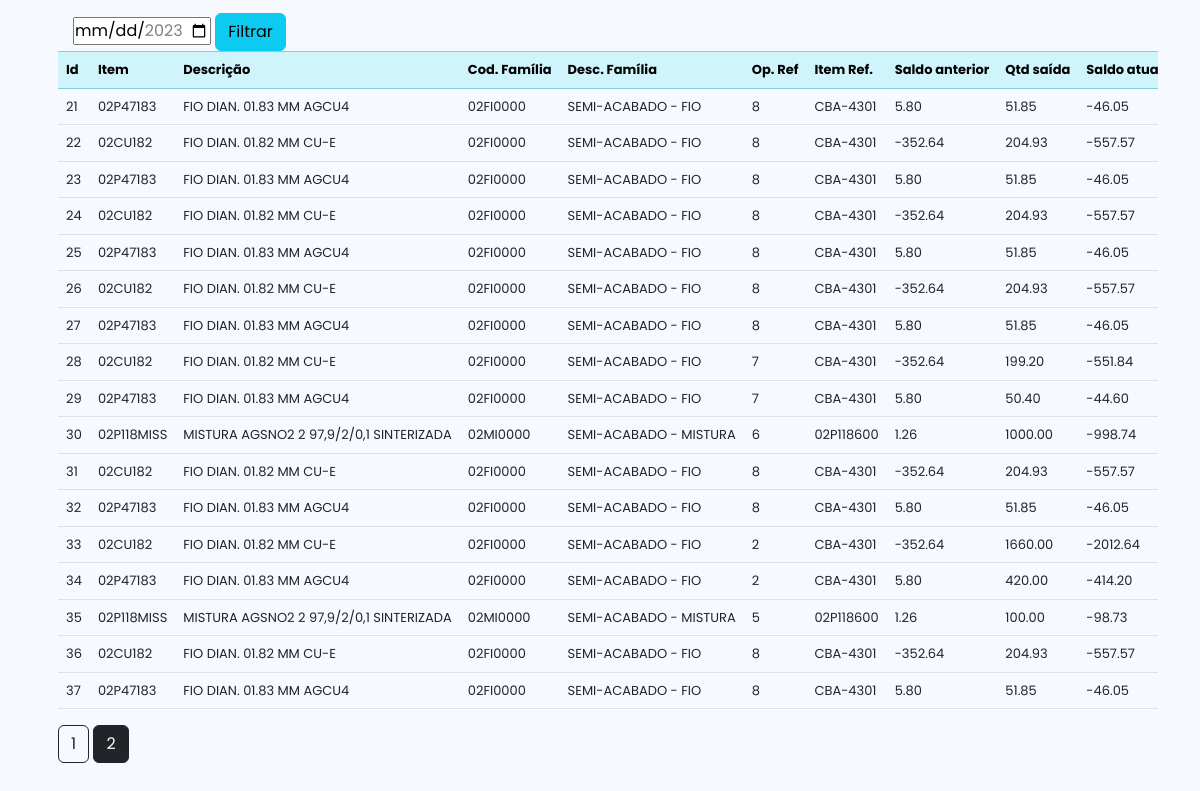
Screenshot of /lista_movimento?page=2 with the database file from the repository.
### models/models.py (models this page shows, shortened)
class Movimentos_estoque(db.Model):
    __tablename__='movimentos_estoque'
    id = db.Column(db.Integer, primary_key=True)
    item_movimento = db.Column(db.String)
    descrProdMalha = db.Column(db.String)
    codFamMalha = db.Column(db.String)
    descrFamMalha = db.Column(db.String)
    op_referencia = db.Column(db.Integer, db.ForeignKey('ops.numero_op'))
    item_referencia = db.Column(db.String)
    saldo_anterior = db.Column(db.Integer)
    quantidade_movimento = db.Column(db.Integer)
    saldo_atual = db.Column(db.Integer)
    quantProdMalha = db.Column(db.Integer)
    idFamMalha = db.Column(db.Integer)
    idMalha = db.Column(db.Integer)
    idProdMalha = db.Column(db.Integer)
    intProdMalha = db.Column(db.String)
    percPerdaProdMalha = db.Column(db.Integer)
    pesoBrutoProdMalha = db.Column(db.Integer)
    pesoLiqProdMalha = db.Column(db.Integer)
    tipoProdMalha = db.Column(db.String)
    uAltProdMalha = db.Column(db.String)
    uIncProdMalha = db.Column(db.String)
    unidProdMalha = db.Column(db.String)
    data_movimento = db.Column(db.String)
    hora_movimento = db.Column(db.String)

### main.py (the view)
@app.route('/lista_movimento', methods = ['GET','POST'])
def lista_movimento():
    page = request.args.get('page', 1, type=int)
    dados = Movimentos_estoque.query.paginate(page=page,per_page=20)
    return  render_template('lista_movimento.html',  movimentos = dados)

### templates/lista_movimento.html (shortened to what this page needs)
{% extends 'base.html' %}
{% block body %}
<div class="container">
    <div class="row">
        <div class="col md-12">
            <div class="p-3 table-responsive">
                <div class="col  md-3">
                    <form action="{{url_for('lista_movimento_filtro')}}" method="get">
                        <input type="date" id="data" name="data_movimento"
                        value="2023/01/01"
                        min="2023-01-01" max="2023-12-31">
                        <button type="submit" class="btn btn-info">Filtrar</button>
                    </form>
                </div>
                <table class="table">
                    <tr class="table-info">
                        <th>Id</th>
                        <th>Item</th>
                        <th>Descrição</th>
                        <th>Cod. Família</th>
                        <th>Desc. Família</th>
                        <th>Op. Ref</th>
                        <th>Item Ref.</th>
                        <th>Saldo anterior</th>
                        <th>Qtd saída</th>
                        <th>Saldo atual</th>
                    </tr>
                    {% for row in movimentos.items %}
                    <tr>
                        <td>{{row.id}}</td>
                        <td>{{row.item_movimento}}</td>
                        <td>{{row.descrProdMalha}}</td>
                        <td>{{row.codFamMalha}}</td>
                        <td>{{row.descrFamMalha}}</td>
                        <td>{{row.op_referencia}}</td>
                        <td>{{row.item_referencia}}</td>
                        <td>{{"%.2f" % row.saldo_anterior}}</td>
                        <td>{{"%.2f" % row.quantidade_movimento}}</td>
                        <td>{{"%.2f" % row.saldo_atual}}</td>
                    </tr>
                    {% endfor %}
                </table>
                {% for page_num in movimentos.iter_pages(left_edge=1, right_edge=1,
                    left_current=1, right_current=2) %} {% if page_num %} {% if movimentos.page ==
                    page_num %}
                    <a
                      class="btn btn-dark mb-4"
                      href="{{ url_for('lista_movimento', page=page_num) }}"
                      >{{ page_num }}</a
                    >
                    {% else %}
                    <a
                      class="btn btn-outline-dark mb-4"
                      href="{{ url_for('lista_movimento', page=page_num) }}"
                      >{{ page_num }}</a
                    >
                    {% endif %} {% else %} ... {% endif %} {% endfor %}
            </div>
        </div>
    </div>
</div>
{% endblock %}

### static/style.css (style rules this page uses)
* { margin: 0; padding: 0; box-sizing: border-box; font-family: "Poppins", sans-serif; }
body { background: #F6F9FF; height: 100vh; width: 100%; display: flex; justify-content: center; align-items: center; color: #434343; font-size: 16px; }
table { white-space: nowrap; font-size: 13px; }

### rows the page displays
Movimentos_estoque: id "21", item_movimento "02P47183", descrProdMalha "FIO DIAN. 01.83 MM AGCU4", codFamMalha "02FI0000", descrFamMalha "SEMI-ACABADO - FIO", op_referencia "8", item_referencia "CBA-4301", saldo_anterior "5.80", quantidade_movimento "51.85", saldo_atual "-46.05"
Movimentos_estoque: id "22", item_movimento "02CU182", descrProdMalha "FIO DIAN. 01.82 MM CU-E", codFamMalha "02FI0000", descrFamMalha "SEMI-ACABADO - FIO", op_referencia "8", item_referencia "CBA-4301", saldo_anterior "-352.64", quantidade_movimento "204.93", saldo_atual "-557.57"
Movimentos_estoque: id "23", item_movimento "02P47183", descrProdMalha "FIO DIAN. 01.83 MM AGCU4", codFamMalha "02FI0000", descrFamMalha "SEMI-ACABADO - FIO", op_referencia "8", item_referencia "CBA-4301", saldo_anterior "5.80", quantidade_movimento "51.85", saldo_atual "-46.05"
Movimentos_estoque: id "24", item_movimento "02CU182", descrProdMalha "FIO DIAN. 01.82 MM CU-E", codFamMalha "02FI0000", descrFamMalha "SEMI-ACABADO - FIO", op_referencia "8", item_referencia "CBA-4301", saldo_anterior "-352.64", quantidade_movimento "204.93", saldo_atual "-557.57"
Movimentos_estoque: id "25", item_movimento "02P47183", descrProdMalha "FIO DIAN. 01.83 MM AGCU4", codFamMalha "02FI0000", descrFamMalha "SEMI-ACABADO - FIO", op_referencia "8", item_referencia "CBA-4301", saldo_anterior "5.80", quantidade_movimento "51.85", saldo_atual "-46.05"
Movimentos_estoque: id "26", item_movimento "02CU182", descrProdMalha "FIO DIAN. 01.82 MM CU-E", codFamMalha "02FI0000", descrFamMalha "SEMI-ACABADO - FIO", op_referencia "8", item_referencia "CBA-4301", saldo_anterior "-352.64", quantidade_movimento "204.93", saldo_atual "-557.57"
Movimentos_estoque: id "27", item_movimento "02P47183", descrProdMalha "FIO DIAN. 01.83 MM AGCU4", codFamMalha "02FI0000", descrFamMalha "SEMI-ACABADO - FIO", op_referencia "8", item_referencia "CBA-4301", saldo_anterior "5.80", quantidade_movimento "51.85", saldo_atual "-46.05"
Movimentos_estoque: id "28", item_movimento "02CU182", descrProdMalha "FIO DIAN. 01.82 MM CU-E", codFamMalha "02FI0000", descrFamMalha "SEMI-ACABADO - FIO", op_referencia "7", item_referencia "CBA-4301", saldo_anterior "-352.64", quantidade_movimento "199.20", saldo_atual "-551.84"
Movimentos_estoque: id "29", item_movimento "02P47183", descrProdMalha "FIO DIAN. 01.83 MM AGCU4", codFamMalha "02FI0000", descrFamMalha "SEMI-ACABADO - FIO", op_referencia "7", item_referencia "CBA-4301", saldo_anterior "5.80", quantidade_movimento "50.40", saldo_atual "-44.60"
Movimentos_estoque: id "30", item_movimento "02P118MISS", descrProdMalha "MISTURA AGSNO2 2 97,9/2/0,1 SINTERIZADA", codFamMalha "02MI0000", descrFamMalha "SEMI-ACABADO - MISTURA", op_referencia "6", item_referencia "02P118600", saldo_anterior "1.26", quantidade_movimento "1000.00", saldo_atual "-998.74"
Movimentos_estoque: id "31", item_movimento "02CU182", descrProdMalha "FIO DIAN. 01.82 MM CU-E", codFamMalha "02FI0000", descrFamMalha "SEMI-ACABADO - FIO", op_referencia "8", item_referencia "CBA-4301", saldo_anterior "-352.64", quantidade_movimento "204.93", saldo_atual "-557.57"
Movimentos_estoque: id "32", item_movimento "02P47183", descrProdMalha "FIO DIAN. 01.83 MM AGCU4", codFamMalha "02FI0000", descrFamMalha "SEMI-ACABADO - FIO", op_referencia "8", item_referencia "CBA-4301", saldo_anterior "5.80", quantidade_movimento "51.85", saldo_atual "-46.05"
Movimentos_estoque: id "33", item_movimento "02CU182", descrProdMalha "FIO DIAN. 01.82 MM CU-E", codFamMalha "02FI0000", descrFamMalha "SEMI-ACABADO - FIO", op_referencia "2", item_referencia "CBA-4301", saldo_anterior "-352.64", quantidade_movimento "1660.00", saldo_atual "-2012.64"
Movimentos_estoque: id "34", item_movimento "02P47183", descrProdMalha "FIO DIAN. 01.83 MM AGCU4", codFamMalha "02FI0000", descrFamMalha "SEMI-ACABADO - FIO", op_referencia "2", item_referencia "CBA-4301", saldo_anterior "5.80", quantidade_movimento "420.00", saldo_atual "-414.20"
Movimentos_estoque: id "35", item_movimento "02P118MISS", descrProdMalha "MISTURA AGSNO2 2 97,9/2/0,1 SINTERIZADA", codFamMalha "02MI0000", descrFamMalha "SEMI-ACABADO - MISTURA", op_referencia "5", item_referencia "02P118600", saldo_anterior "1.26", quantidade_movimento "100.00", saldo_atual "-98.73"
Movimentos_estoque: id "36", item_movimento "02CU182", descrProdMalha "FIO DIAN. 01.82 MM CU-E", codFamMalha "02FI0000", descrFamMalha "SEMI-ACABADO - FIO", op_referencia "8", item_referencia "CBA-4301", saldo_anterior "-352.64", quantidade_movimento "204.93", saldo_atual "-557.57"
Movimentos_estoque: id "37", item_movimento "02P47183", descrProdMalha "FIO DIAN. 01.83 MM AGCU4", codFamMalha "02FI0000", descrFamMalha "SEMI-ACABADO - FIO", op_referencia "8", item_referencia "CBA-4301", saldo_anterior "5.80", quantidade_movimento "51.85", saldo_atual "-46.05"

### other values shown
{{ page_num }} "1"
{{ page_num }} "2"
